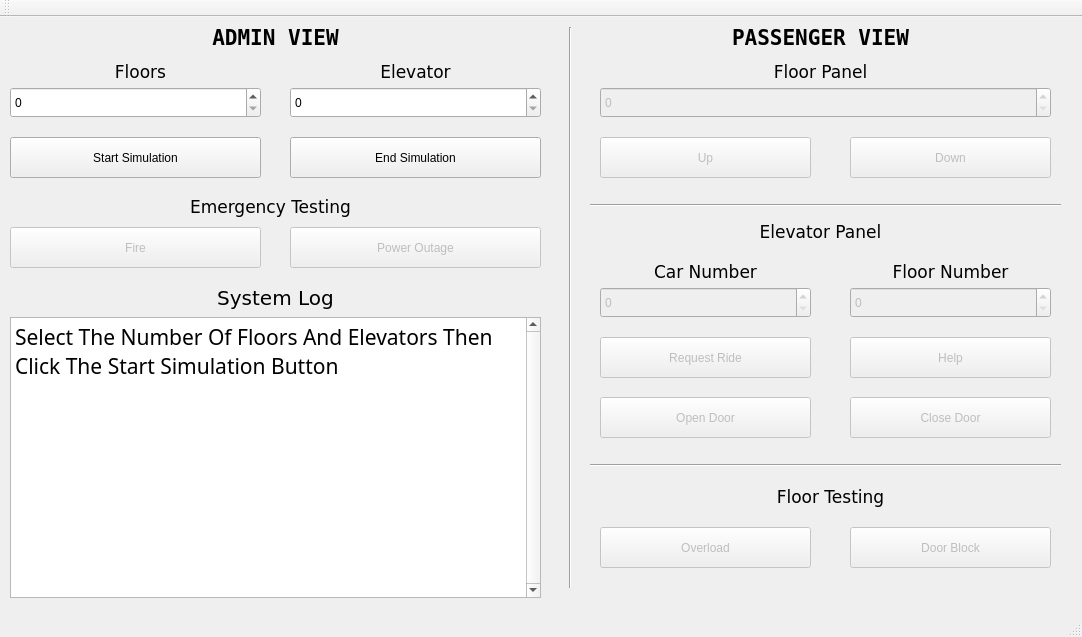
<?xml version="1.0" encoding="UTF-8"?>
<ui version="4.0">
 <class>MainWindow</class>
 <widget class="QMainWindow" name="MainWindow">
  <property name="geometry">
   <rect>
    <x>0</x>
    <y>0</y>
    <width>1082</width>
    <height>637</height>
   </rect>
  </property>
  <property name="windowTitle">
   <string>MainWindow</string>
  </property>
  <property name="autoFillBackground">
   <bool>false</bool>
  </property>
  <widget class="QWidget" name="centralWidget">
   <widget class="QPushButton" name="startSimulationButton">
    <property name="geometry">
     <rect>
      <x>10</x>
      <y>120</y>
      <width>251</width>
      <height>41</height>
     </rect>
    </property>
    <property name="text">
     <string>Start Simulation</string>
    </property>
   </widget>
   <widget class="QLabel" name="label">
    <property name="geometry">
     <rect>
      <x>10</x>
      <y>260</y>
      <width>531</width>
      <height>41</height>
     </rect>
    </property>
    <property name="font">
     <font>
      <family>DejaVu Sans</family>
      <pointsize>15</pointsize>
     </font>
    </property>
    <property name="text">
     <string>System Log</string>
    </property>
    <property name="alignment">
     <set>Qt::AlignCenter</set>
    </property>
   </widget>
   <widget class="QTextEdit" name="systemLog">
    <property name="enabled">
     <bool>true</bool>
    </property>
    <property name="geometry">
     <rect>
      <x>10</x>
      <y>300</y>
      <width>531</width>
      <height>281</height>
     </rect>
    </property>
    <property name="font">
     <font>
      <family>Academy Engraved LET</family>
      <pointsize>16</pointsize>
      <italic>false</italic>
     </font>
    </property>
    <property name="lineWidth">
     <number>2</number>
    </property>
    <property name="verticalScrollBarPolicy">
     <enum>Qt::ScrollBarAlwaysOn</enum>
    </property>
    <property name="readOnly">
     <bool>true</bool>
    </property>
    <property name="html">
     <string>&lt;!DOCTYPE HTML PUBLIC &quot;-//W3C//DTD HTML 4.0//EN&quot; &quot;http://www.w3.org/TR/REC-html40/strict.dtd&quot;&gt;
&lt;html&gt;&lt;head&gt;&lt;meta name=&quot;qrichtext&quot; content=&quot;1&quot; /&gt;&lt;meta charset=&quot;utf-8&quot; /&gt;&lt;style type=&quot;text/css&quot;&gt;
p, li { white-space: pre-wrap; }
hr { height: 1px; border-width: 0; }
li.unchecked::marker { content: &quot;\2610&quot;; }
li.checked::marker { content: &quot;\2612&quot;; }
&lt;/style&gt;&lt;/head&gt;&lt;body style=&quot; font-family:'Academy Engraved LET'; font-size:16pt; font-weight:400; font-style:normal;&quot;&gt;
&lt;p style=&quot; margin-top:0px; margin-bottom:0px; margin-left:0px; margin-right:0px; -qt-block-indent:0; text-indent:0px;&quot;&gt;Select The Number Of Floors And Elevators Then Click The Start Simulation Button&lt;/p&gt;&lt;/body&gt;&lt;/html&gt;</string>
    </property>
   </widget>
   <widget class="QLabel" name="label_2">
    <property name="geometry">
     <rect>
      <x>10</x>
      <y>40</y>
      <width>261</width>
      <height>31</height>
     </rect>
    </property>
    <property name="font">
     <font>
      <family>DejaVu Sans</family>
      <pointsize>13</pointsize>
     </font>
    </property>
    <property name="text">
     <string>Floors</string>
    </property>
    <property name="alignment">
     <set>Qt::AlignCenter</set>
    </property>
   </widget>
   <widget class="QLabel" name="label_3">
    <property name="geometry">
     <rect>
      <x>290</x>
      <y>40</y>
      <width>251</width>
      <height>31</height>
     </rect>
    </property>
    <property name="font">
     <font>
      <family>DejaVu Sans</family>
      <pointsize>13</pointsize>
     </font>
    </property>
    <property name="text">
     <string>Elevator</string>
    </property>
    <property name="alignment">
     <set>Qt::AlignCenter</set>
    </property>
    <property name="wordWrap">
     <bool>false</bool>
    </property>
   </widget>
   <widget class="Line" name="line">
    <property name="geometry">
     <rect>
      <x>560</x>
      <y>10</y>
      <width>20</width>
      <height>561</height>
     </rect>
    </property>
    <property name="orientation">
     <enum>Qt::Vertical</enum>
    </property>
   </widget>
   <widget class="QLabel" name="label_4">
    <property name="geometry">
     <rect>
      <x>10</x>
      <y>0</y>
      <width>531</width>
      <height>41</height>
     </rect>
    </property>
    <property name="font">
     <font>
      <family>DejaVu Sans Mono</family>
      <pointsize>16</pointsize>
      <bold>true</bold>
     </font>
    </property>
    <property name="text">
     <string>ADMIN VIEW</string>
    </property>
    <property name="alignment">
     <set>Qt::AlignCenter</set>
    </property>
   </widget>
   <widget class="QPushButton" name="fireButton">
    <property name="enabled">
     <bool>false</bool>
    </property>
    <property name="geometry">
     <rect>
      <x>10</x>
      <y>210</y>
      <width>251</width>
      <height>41</height>
     </rect>
    </property>
    <property name="text">
     <string>Fire</string>
    </property>
   </widget>
   <widget class="QPushButton" name="powerOutageButton">
    <property name="enabled">
     <bool>false</bool>
    </property>
    <property name="geometry">
     <rect>
      <x>290</x>
      <y>210</y>
      <width>251</width>
      <height>41</height>
     </rect>
    </property>
    <property name="text">
     <string>Power Outage</string>
    </property>
   </widget>
   <widget class="QLabel" name="label_5">
    <property name="geometry">
     <rect>
      <x>0</x>
      <y>170</y>
      <width>541</width>
      <height>41</height>
     </rect>
    </property>
    <property name="font">
     <font>
      <family>DejaVu Sans</family>
      <pointsize>13</pointsize>
      <bold>false</bold>
     </font>
    </property>
    <property name="text">
     <string>Emergency Testing</string>
    </property>
    <property name="alignment">
     <set>Qt::AlignCenter</set>
    </property>
   </widget>
   <widget class="QLabel" name="label_6">
    <property name="geometry">
     <rect>
      <x>580</x>
      <y>0</y>
      <width>481</width>
      <height>41</height>
     </rect>
    </property>
    <property name="font">
     <font>
      <family>DejaVu Sans Mono</family>
      <pointsize>16</pointsize>
      <bold>true</bold>
     </font>
    </property>
    <property name="text">
     <string>PASSENGER VIEW</string>
    </property>
    <property name="alignment">
     <set>Qt::AlignCenter</set>
    </property>
   </widget>
   <widget class="Line" name="line_2">
    <property name="geometry">
     <rect>
      <x>590</x>
      <y>180</y>
      <width>471</width>
      <height>16</height>
     </rect>
    </property>
    <property name="orientation">
     <enum>Qt::Horizontal</enum>
    </property>
   </widget>
   <widget class="QSpinBox" name="floorSpinBox">
    <property name="geometry">
     <rect>
      <x>10</x>
      <y>70</y>
      <width>251</width>
      <height>31</height>
     </rect>
    </property>
   </widget>
   <widget class="QSpinBox" name="elevatorSpinBox">
    <property name="geometry">
     <rect>
      <x>290</x>
      <y>70</y>
      <width>251</width>
      <height>31</height>
     </rect>
    </property>
   </widget>
   <widget class="QPushButton" name="upButton">
    <property name="enabled">
     <bool>false</bool>
    </property>
    <property name="geometry">
     <rect>
      <x>600</x>
      <y>120</y>
      <width>211</width>
      <height>41</height>
     </rect>
    </property>
    <property name="text">
     <string>Up</string>
    </property>
   </widget>
   <widget class="QPushButton" name="downButton">
    <property name="enabled">
     <bool>false</bool>
    </property>
    <property name="geometry">
     <rect>
      <x>850</x>
      <y>120</y>
      <width>201</width>
      <height>41</height>
     </rect>
    </property>
    <property name="text">
     <string>Down</string>
    </property>
   </widget>
   <widget class="QSpinBox" name="floorPanelSpinBox">
    <property name="enabled">
     <bool>false</bool>
    </property>
    <property name="geometry">
     <rect>
      <x>600</x>
      <y>70</y>
      <width>451</width>
      <height>31</height>
     </rect>
    </property>
   </widget>
   <widget class="QLabel" name="label_7">
    <property name="geometry">
     <rect>
      <x>600</x>
      <y>40</y>
      <width>441</width>
      <height>31</height>
     </rect>
    </property>
    <property name="font">
     <font>
      <family>DejaVu Sans</family>
      <pointsize>13</pointsize>
     </font>
    </property>
    <property name="text">
     <string>Floor Panel</string>
    </property>
    <property name="alignment">
     <set>Qt::AlignCenter</set>
    </property>
    <property name="wordWrap">
     <bool>false</bool>
    </property>
   </widget>
   <widget class="QSpinBox" name="elevatorPanelFloorSpinBox">
    <property name="enabled">
     <bool>false</bool>
    </property>
    <property name="geometry">
     <rect>
      <x>850</x>
      <y>270</y>
      <width>201</width>
      <height>31</height>
     </rect>
    </property>
   </widget>
   <widget class="QPushButton" name="openDoorButton">
    <property name="enabled">
     <bool>false</bool>
    </property>
    <property name="geometry">
     <rect>
      <x>600</x>
      <y>380</y>
      <width>211</width>
      <height>41</height>
     </rect>
    </property>
    <property name="text">
     <string>Open Door</string>
    </property>
   </widget>
   <widget class="QPushButton" name="closeDoorButton">
    <property name="enabled">
     <bool>false</bool>
    </property>
    <property name="geometry">
     <rect>
      <x>850</x>
      <y>380</y>
      <width>201</width>
      <height>41</height>
     </rect>
    </property>
    <property name="text">
     <string>Close Door</string>
    </property>
   </widget>
   <widget class="QSpinBox" name="elevatorPanelCarSpinBox">
    <property name="enabled">
     <bool>false</bool>
    </property>
    <property name="geometry">
     <rect>
      <x>600</x>
      <y>270</y>
      <width>211</width>
      <height>31</height>
     </rect>
    </property>
   </widget>
   <widget class="QPushButton" name="helpButton">
    <property name="enabled">
     <bool>false</bool>
    </property>
    <property name="geometry">
     <rect>
      <x>850</x>
      <y>320</y>
      <width>201</width>
      <height>41</height>
     </rect>
    </property>
    <property name="text">
     <string>Help</string>
    </property>
   </widget>
   <widget class="QPushButton" name="overloadButton">
    <property name="enabled">
     <bool>false</bool>
    </property>
    <property name="geometry">
     <rect>
      <x>600</x>
      <y>510</y>
      <width>211</width>
      <height>41</height>
     </rect>
    </property>
    <property name="text">
     <string>Overload</string>
    </property>
   </widget>
   <widget class="QPushButton" name="doorBlockButton">
    <property name="enabled">
     <bool>false</bool>
    </property>
    <property name="geometry">
     <rect>
      <x>850</x>
      <y>510</y>
      <width>201</width>
      <height>41</height>
     </rect>
    </property>
    <property name="text">
     <string>Door Block</string>
    </property>
   </widget>
   <widget class="QLabel" name="label_8">
    <property name="geometry">
     <rect>
      <x>600</x>
      <y>200</y>
      <width>441</width>
      <height>31</height>
     </rect>
    </property>
    <property name="font">
     <font>
      <family>DejaVu Sans</family>
      <pointsize>13</pointsize>
     </font>
    </property>
    <property name="text">
     <string>Elevator Panel</string>
    </property>
    <property name="alignment">
     <set>Qt::AlignCenter</set>
    </property>
    <property name="wordWrap">
     <bool>false</bool>
    </property>
   </widget>
   <widget class="QLabel" name="label_9">
    <property name="geometry">
     <rect>
      <x>600</x>
      <y>240</y>
      <width>211</width>
      <height>31</height>
     </rect>
    </property>
    <property name="font">
     <font>
      <family>DejaVu Sans</family>
      <pointsize>13</pointsize>
     </font>
    </property>
    <property name="text">
     <string>Car Number</string>
    </property>
    <property name="alignment">
     <set>Qt::AlignCenter</set>
    </property>
    <property name="wordWrap">
     <bool>false</bool>
    </property>
   </widget>
   <widget class="QLabel" name="label_10">
    <property name="geometry">
     <rect>
      <x>850</x>
      <y>240</y>
      <width>201</width>
      <height>31</height>
     </rect>
    </property>
    <property name="font">
     <font>
      <family>DejaVu Sans</family>
      <pointsize>13</pointsize>
     </font>
    </property>
    <property name="text">
     <string>Floor Number</string>
    </property>
    <property name="alignment">
     <set>Qt::AlignCenter</set>
    </property>
    <property name="wordWrap">
     <bool>false</bool>
    </property>
   </widget>
   <widget class="QPushButton" name="requestRideButton">
    <property name="enabled">
     <bool>false</bool>
    </property>
    <property name="geometry">
     <rect>
      <x>600</x>
      <y>320</y>
      <width>211</width>
      <height>41</height>
     </rect>
    </property>
    <property name="text">
     <string>Request Ride</string>
    </property>
   </widget>
   <widget class="Line" name="line_3">
    <property name="geometry">
     <rect>
      <x>590</x>
      <y>440</y>
      <width>471</width>
      <height>16</height>
     </rect>
    </property>
    <property name="orientation">
     <enum>Qt::Horizontal</enum>
    </property>
   </widget>
   <widget class="QLabel" name="label_11">
    <property name="geometry">
     <rect>
      <x>600</x>
      <y>460</y>
      <width>461</width>
      <height>41</height>
     </rect>
    </property>
    <property name="font">
     <font>
      <family>DejaVu Sans</family>
      <pointsize>13</pointsize>
      <bold>false</bold>
     </font>
    </property>
    <property name="text">
     <string>Floor Testing</string>
    </property>
    <property name="alignment">
     <set>Qt::AlignCenter</set>
    </property>
   </widget>
   <widget class="QPushButton" name="endSimulationButton">
    <property name="geometry">
     <rect>
      <x>290</x>
      <y>120</y>
      <width>251</width>
      <height>41</height>
     </rect>
    </property>
    <property name="text">
     <string>End Simulation</string>
    </property>
   </widget>
  </widget>
  <widget class="QMenuBar" name="menuBar">
   <property name="geometry">
    <rect>
     <x>0</x>
     <y>0</y>
     <width>1082</width>
     <height>36</height>
    </rect>
   </property>
  </widget>
  <widget class="QToolBar" name="mainToolBar">
   <attribute name="toolBarArea">
    <enum>TopToolBarArea</enum>
   </attribute>
   <attribute name="toolBarBreak">
    <bool>false</bool>
   </attribute>
  </widget>
  <widget class="QStatusBar" name="statusBar"/>
 </widget>
 <layoutdefault spacing="6" margin="11"/>
 <resources/>
 <connections/>
</ui>
